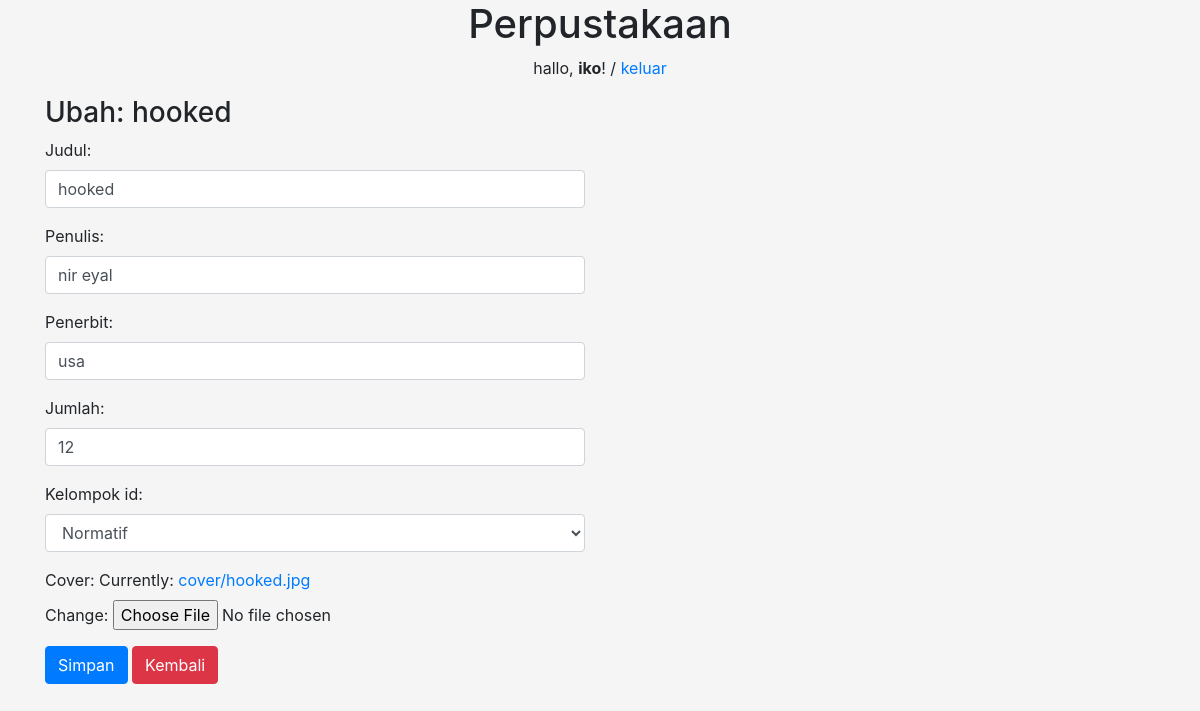
The app's page /buku/ubah/7 (signed in) with its own data.
### perpustakaan/models.py (models this page shows, shortened)
class Buku(models.Model):
    judul = models.CharField(max_length=50)
    penulis = models.CharField(max_length=40)
    penerbit = models.CharField(max_length=40)
    jumlah = models.IntegerField(null=True)
    kelompok_id = models.ForeignKey(Kelompok, on_delete=models.CASCADE, null=True)
    cover = models.ImageField(upload_to='cover/', null=True)
    tanggal = models.DateTimeField(auto_now_add=True, null=True)

### perpustakaan/views.py (the view)
# urls.py: path('buku/ubah/<int:id_buku>', ubah_buku, name='ubah_buku'),
@login_required(login_url=settings.LOGIN_URL)
def ubah_buku(request, id_buku):
    buku = Buku.objects.get(id=id_buku)
    template = 'ubah-buku.html'
    if request.POST:
        form = FormBuku(request.POST, request.FILES, instance=buku)
        if form.is_valid():
            form.save()
            messages.success(request, "Data Berhasil diperbaharui!")
            return redirect('ubah_buku', id_buku=id_buku)
    else:
        form = FormBuku(instance=buku)
        konteks = {
            'form':form,
            'buku':buku,
        }
    return render(request, template, konteks)

### perpustakaan/form.py
class FormBuku(ModelForm):
    class Meta:
        model = Buku
        fields = '__all__'
        widgets = {
            'judul' : forms.TextInput({'class':'form-control'}),
            'penulis' : forms.TextInput({'class':'form-control'}),
            'penerbit' : forms.TextInput({'class':'form-control'}),
            'jumlah' : forms.NumberInput({'class':'form-control'}),
            'kelompok_id' : forms.Select({'class':'form-control'}),
        }

### perpustakaan/models.py (called while the page is built)
    def __str__(self):
        return self.nama

### perpustakaan/templates/ubah-buku.html (shortened to what this page needs)
{% extends 'base.html' %} {% block content %}
<div class="container">
  <div class="row">
    <div class="col-md-6">
      <h3>Ubah: {{ buku.judul }}</h3>
      <form action="{% url 'ubah_buku' buku.id %}" method="post" enctype="multipart/form-data">
        {{ form.as_p }}
        <button class="btn btn-primary">Simpan</button>
        <a href="/buku" class="btn btn-danger">Kembali</a>
      </form>
    </div>
  </div>
</div>
{% endblock %}

### templates/judul.html
<center>
    <h1>Perpustakaan</h1>
    {% if user.is_authenticated %}
    <p>hallo, <strong>{{ user }}</strong>! / <a href="{% url 'keluar' %}">keluar</a></p>
    {% endif %}
</center>

### static/css/style.css (style rules this page uses)
body { background-color: whitesmoke; }

### records on screen
Buku: judul "hooked", penulis "nir eyal", penerbit "usa", jumlah "12", kelompok_id "Normatif"

### other values on screen
{{ user }} "iko"
